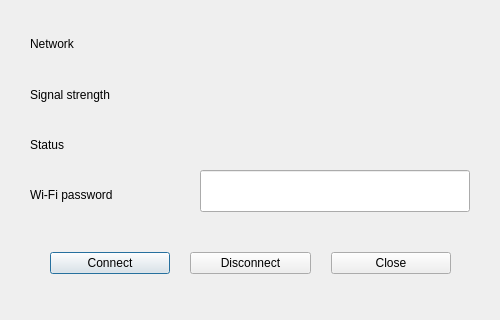
<?xml version="1.0" encoding="UTF-8"?>
<ui version="4.0">
 <class>WifiConnectionDialog</class>
 <widget class="QDialog" name="WifiConnectionDialog">
  <property name="geometry">
   <rect>
    <x>0</x>
    <y>0</y>
    <width>500</width>
    <height>320</height>
   </rect>
  </property>
  <property name="windowTitle">
   <string>Wi-Fi Network</string>
  </property>
  <widget class="QLabel" name="passwordLabel">
   <property name="geometry">
    <rect>
     <x>30</x>
     <y>180</y>
     <width>151</width>
     <height>30</height>
    </rect>
   </property>
   <property name="text">
    <string>Wi-Fi password</string>
   </property>
  </widget>
  <widget class="QLineEdit" name="password">
   <property name="geometry">
    <rect>
     <x>200</x>
     <y>170</y>
     <width>270</width>
     <height>42</height>
    </rect>
   </property>
   <property name="echoMode">
    <enum>QLineEdit::EchoMode::Password</enum>
   </property>
  </widget>
  <widget class="QLabel" name="networkLabel">
   <property name="geometry">
    <rect>
     <x>30</x>
     <y>30</y>
     <width>151</width>
     <height>28</height>
    </rect>
   </property>
   <property name="text">
    <string>Network</string>
   </property>
  </widget>
  <widget class="QLabel" name="network">
   <property name="geometry">
    <rect>
     <x>200</x>
     <y>30</y>
     <width>270</width>
     <height>30</height>
    </rect>
   </property>
   <property name="text">
    <string/>
   </property>
  </widget>
  <widget class="QLabel" name="statusLabel">
   <property name="geometry">
    <rect>
     <x>30</x>
     <y>130</y>
     <width>151</width>
     <height>30</height>
    </rect>
   </property>
   <property name="text">
    <string>Status</string>
   </property>
  </widget>
  <widget class="QLabel" name="signalLabel">
   <property name="geometry">
    <rect>
     <x>30</x>
     <y>80</y>
     <width>151</width>
     <height>30</height>
    </rect>
   </property>
   <property name="text">
    <string>Signal strength</string>
   </property>
  </widget>
  <widget class="QLabel" name="signal">
   <property name="geometry">
    <rect>
     <x>200</x>
     <y>80</y>
     <width>270</width>
     <height>30</height>
    </rect>
   </property>
   <property name="text">
    <string/>
   </property>
  </widget>
  <widget class="QLabel" name="status">
   <property name="geometry">
    <rect>
     <x>200</x>
     <y>130</y>
     <width>270</width>
     <height>30</height>
    </rect>
   </property>
   <property name="text">
    <string/>
   </property>
  </widget>
  <widget class="QWidget" name="horizontalLayoutWidget">
   <property name="geometry">
    <rect>
     <x>30</x>
     <y>240</y>
     <width>441</width>
     <height>46</height>
    </rect>
   </property>
   <layout class="QHBoxLayout" name="buttons">
    <property name="spacing">
     <number>20</number>
    </property>
    <property name="leftMargin">
     <number>20</number>
    </property>
    <property name="rightMargin">
     <number>20</number>
    </property>
    <item>
     <widget class="QPushButton" name="connectButton">
      <property name="text">
       <string>Connect</string>
      </property>
     </widget>
    </item>
    <item>
     <widget class="QPushButton" name="disconnectButton">
      <property name="text">
       <string>Disconnect</string>
      </property>
     </widget>
    </item>
    <item>
     <widget class="QPushButton" name="closeButton">
      <property name="text">
       <string>Close</string>
      </property>
     </widget>
    </item>
   </layout>
  </widget>
 </widget>
 <resources/>
 <connections>
  <connection>
   <sender>closeButton</sender>
   <signal>clicked()</signal>
   <receiver>WifiConnectionDialog</receiver>
   <slot>close()</slot>
   <hints>
    <hint type="sourcelabel">
     <x>390</x>
     <y>262</y>
    </hint>
    <hint type="destinationlabel">
     <x>249</x>
     <y>159</y>
    </hint>
   </hints>
  </connection>
 </connections>
</ui>
